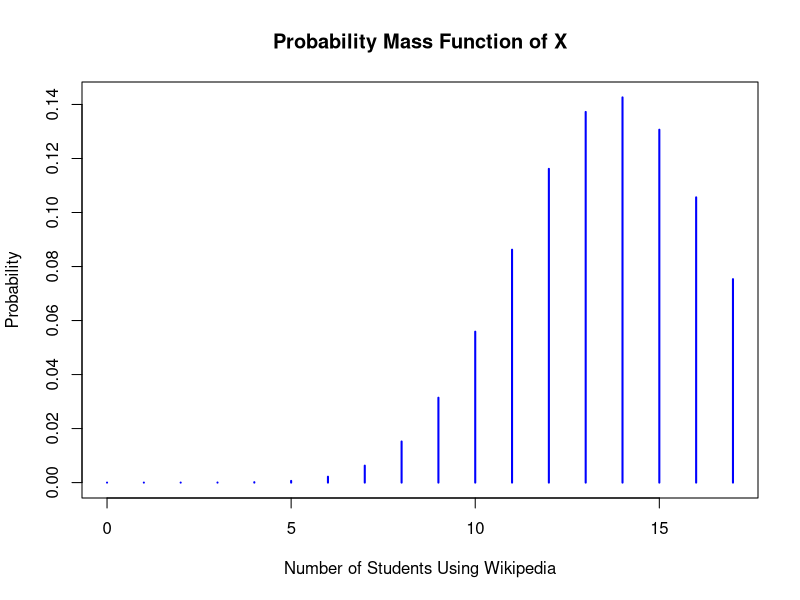
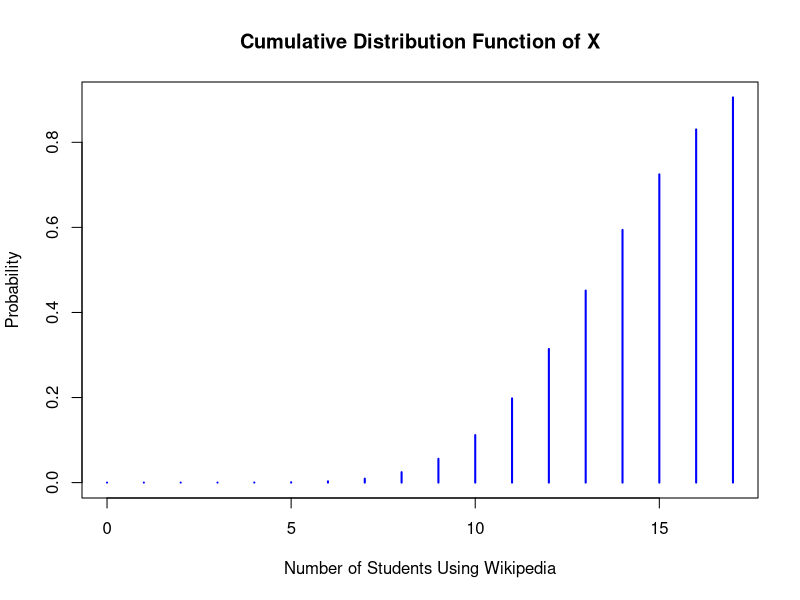

R code for these plots, in order:
## ---- chunk 1
# Q1.Roll 12 dice simultaneously, and let X denotes the number of 6’s that appear.
# Calculate the probability of getting 7, 8 or 9, 6’s using R. (Try using the function pbinom;
# If we set S = {get a 6 on one roll}, P(S) = 1/6 and the rolls constitute Bernoulli 
# trials; thus X = binom(size=12, prob=1/6) and we are looking for P(7 <= X <= 9).
size<-12
prob<-1/6
p_to9<-pbinom(9,size,prob)
p_to7<-pbinom(6,size,prob)
p1<-p_to9-p_to7
p1

p_9<-dbinom(9,12,1/6)
p_8<-dbinom(8,12,1/6)
p_7<-dbinom(7,12,1/6)
p2<-p_9+p_8+p_7
p2

p3<-diff(pbinom(c(6,9),size,prob))
p3
## ---- chunk 2
# Q2.Assume that the test scores of a college entrance exam fits a normal distribution.
# Furthermore, the mean test score is 72, and the standard deviation is 15.2. What is
# the percentage of students scoring 84 or more in the exam?
mean<-72
sd<-15.2
res<-pnorm(84,mean,sd,lower.tail=FALSE)
res
## ---- chunk 3
# Q3.On the average, five cars arrive at a particular car wash every hour. Let X count the
# number of cars that arrive from 10AM to 11AM, then X = Poisson(lamda = 5). What is
# probability that no car arrives during this time. Next, suppose the car wash above
# is in operation from 8AM to 6PM, and we let Y be the number of customers that
# ppear in this period. Since this period covers a total of 10 hours, we get that Y =
# Poisson(lamda = 5×10 = 50). What is the probability that there are between 48 and 50
# customers, inclusive?
p0<-dpois(0,5)
p0

lambda<-50
p1<-ppois(50,lambda)-ppois(47,lambda)
p1

a<-diff(ppois(c(47,50),lambda))
a
## ---- chunk 4
# Q4.Suppose in a certain shipment of 250 Pentium processors there are 17 defective processors. A
# quality control consultant randomly collects 5 processors for inspection to determine whether 
# or not they are defective. Let X denote the number of defectives in the sample. Find the probability 
# of exactly 3 defectives in the sample, that is, find P(X = 3).
n=250
m=233
k=5
n=17
h_1<-dhyper(3,17,233,5)
h_1
## ---- chunk 5
# Q5.A recent national study showed that approximately 44.7% of college students have
# used Wikipedia as a source in at least one of their term papers. Let X equal the
# number of students in a random sample of size n = 31 who have used Wikipedia as a source.
# a)How is X distributed? (b) Sketch the probability mass function. (c) Sketch the cumulative
# distribution function. (d) Find mean, variance and standard deviation of X.
x<-0:n
prob<-0.447
n<-31
p0<-dbinom(x,n,prob)
print(data.frame(X=x,P.X=p0))

plot(x, p0, type = "h", lwd = 2, col = "blue",
     xlab = "Number of Students Using Wikipedia",
     ylab = "Probability",
     main = "Probability Mass Function of X")


cdfP<-pbinom(x,n,prob)
plot(x,cdfP, type = "h", lwd = 2, col = "blue",
     xlab = "Number of Students Using Wikipedia",
     ylab = "Probability",
     main = "Cumulative Distribution Function of X")

mean_x=n*prob
variance_x=n*prob*(1-prob)
sd_x=sqrt(variance_x)
mean_x
variance_x
sd_x
